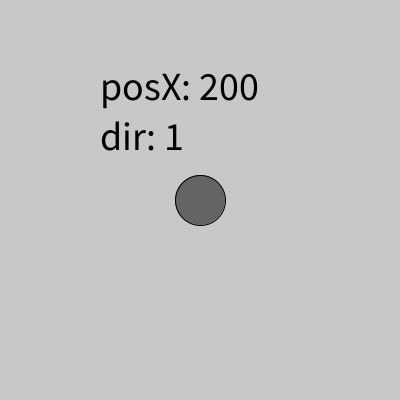
Frame 1 (no input)
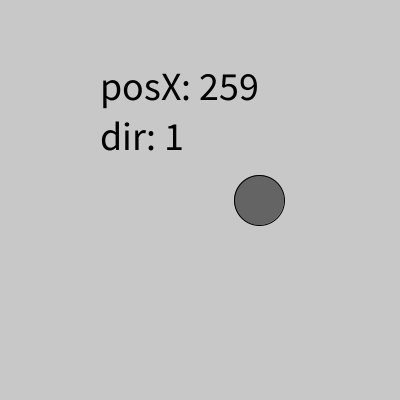
Frame 60 (the mouse pressed at the canvas centre just before this capture)
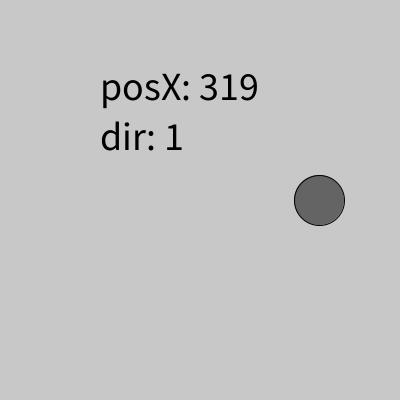
Frame 120 (the mouse held since frame 60 and released just before this capture)

The Processing sketch that drew these frames (run headless with seeded random() and noise(); from frame 60 on, the mouse is pressed at the canvas centre):

// Processing sketch: condicional_rebote_x_log
// ── condicional_rebote_x_log.pde
int tam = 50;
int dir = 1;
int posX;
int pantalla = 1;

void setup() {
  size(400, 400);
  posX = height/2;
  textSize(40);
}

void draw() {
  if (pantalla == 1) {
    background(200);
    fill(0);
    text("posX: " + posX, 100, 100);
    text("dir: " + dir, 100, 150);
    fill(100);
    ellipse(posX, height/2, tam, tam);
    if (posX+tam/2 > width || posX-tam/2 < 0) {
      dir = dir * -1;
    }
    posX = posX + dir;
  } else if (pantalla == 2) {
    background(200);
    text("Hola Mundo", 100, 200);
  }
  
  if (mouseX < 50) {
    cursor(CROSS);
  } else {
    cursor(HAND);
  }
}





void keyPressed(){
  pantalla = 2;
}
